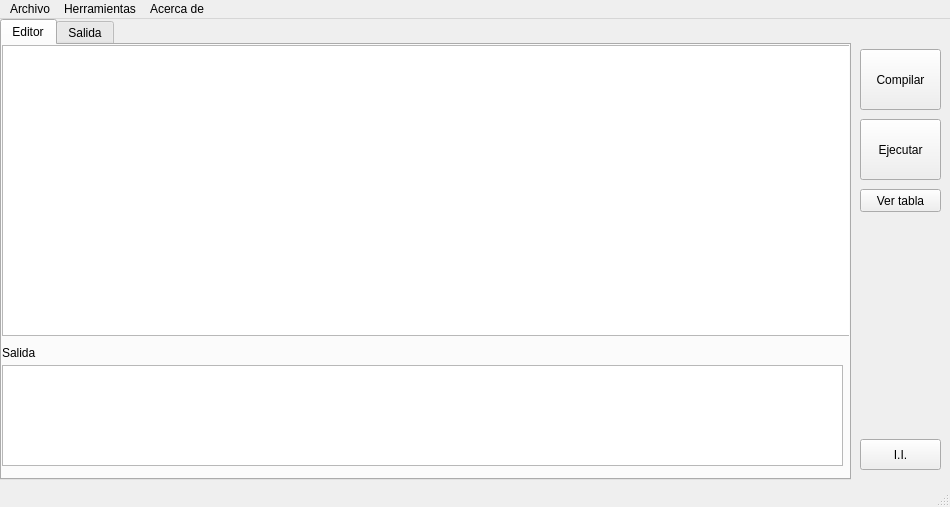
<?xml version="1.0" encoding="UTF-8"?>
<ui version="4.0">
 <class>MainWindow</class>
 <widget class="QMainWindow" name="MainWindow">
  <property name="geometry">
   <rect>
    <x>0</x>
    <y>0</y>
    <width>950</width>
    <height>507</height>
   </rect>
  </property>
  <property name="windowTitle">
   <string>Proyecto 2 ::: Rodrigo Pineda Arévalo ::: 201020540</string>
  </property>
  <widget class="QWidget" name="centralWidget">
   <widget class="QTabWidget" name="tabWidget">
    <property name="geometry">
     <rect>
      <x>0</x>
      <y>0</y>
      <width>851</width>
      <height>461</height>
     </rect>
    </property>
    <property name="currentIndex">
     <number>0</number>
    </property>
    <widget class="QWidget" name="tab">
     <attribute name="title">
      <string>Editor</string>
     </attribute>
     <widget class="QTextEdit" name="sourceArea">
      <property name="geometry">
       <rect>
        <x>0</x>
        <y>0</y>
        <width>851</width>
        <height>291</height>
       </rect>
      </property>
     </widget>
     <widget class="QTextEdit" name="erroresText">
      <property name="geometry">
       <rect>
        <x>0</x>
        <y>320</y>
        <width>841</width>
        <height>101</height>
       </rect>
      </property>
      <property name="palette">
       <palette>
        <active>
         <colorrole role="Light">
          <brush brushstyle="SolidPattern">
           <color alpha="255">
            <red>0</red>
            <green>0</green>
            <blue>0</blue>
           </color>
          </brush>
         </colorrole>
         <colorrole role="Text">
          <brush brushstyle="SolidPattern">
           <color alpha="255">
            <red>255</red>
            <green>0</green>
            <blue>0</blue>
           </color>
          </brush>
         </colorrole>
         <colorrole role="BrightText">
          <brush brushstyle="SolidPattern">
           <color alpha="254">
            <red>0</red>
            <green>23</green>
            <blue>75</blue>
           </color>
          </brush>
         </colorrole>
         <colorrole role="Base">
          <brush brushstyle="SolidPattern">
           <color alpha="255">
            <red>255</red>
            <green>255</green>
            <blue>255</blue>
           </color>
          </brush>
         </colorrole>
        </active>
        <inactive>
         <colorrole role="Light">
          <brush brushstyle="SolidPattern">
           <color alpha="255">
            <red>0</red>
            <green>0</green>
            <blue>0</blue>
           </color>
          </brush>
         </colorrole>
         <colorrole role="Text">
          <brush brushstyle="SolidPattern">
           <color alpha="255">
            <red>255</red>
            <green>0</green>
            <blue>0</blue>
           </color>
          </brush>
         </colorrole>
         <colorrole role="BrightText">
          <brush brushstyle="SolidPattern">
           <color alpha="254">
            <red>0</red>
            <green>23</green>
            <blue>75</blue>
           </color>
          </brush>
         </colorrole>
         <colorrole role="Base">
          <brush brushstyle="SolidPattern">
           <color alpha="255">
            <red>255</red>
            <green>255</green>
            <blue>255</blue>
           </color>
          </brush>
         </colorrole>
        </inactive>
        <disabled>
         <colorrole role="Light">
          <brush brushstyle="SolidPattern">
           <color alpha="255">
            <red>0</red>
            <green>0</green>
            <blue>0</blue>
           </color>
          </brush>
         </colorrole>
         <colorrole role="Text">
          <brush brushstyle="SolidPattern">
           <color alpha="255">
            <red>133</red>
            <green>133</green>
            <blue>133</blue>
           </color>
          </brush>
         </colorrole>
         <colorrole role="BrightText">
          <brush brushstyle="SolidPattern">
           <color alpha="254">
            <red>0</red>
            <green>23</green>
            <blue>75</blue>
           </color>
          </brush>
         </colorrole>
         <colorrole role="Base">
          <brush brushstyle="SolidPattern">
           <color alpha="255">
            <red>252</red>
            <green>252</green>
            <blue>252</blue>
           </color>
          </brush>
         </colorrole>
        </disabled>
       </palette>
      </property>
     </widget>
     <widget class="QLabel" name="label">
      <property name="geometry">
       <rect>
        <x>0</x>
        <y>300</y>
        <width>57</width>
        <height>15</height>
       </rect>
      </property>
      <property name="text">
       <string>Salida</string>
      </property>
     </widget>
    </widget>
    <widget class="QWidget" name="tab_2">
     <attribute name="title">
      <string>Salida</string>
     </attribute>
     <widget class="QTextEdit" name="tresText">
      <property name="geometry">
       <rect>
        <x>0</x>
        <y>20</y>
        <width>421</width>
        <height>411</height>
       </rect>
      </property>
     </widget>
     <widget class="QTextEdit" name="nasmText">
      <property name="geometry">
       <rect>
        <x>430</x>
        <y>20</y>
        <width>421</width>
        <height>411</height>
       </rect>
      </property>
     </widget>
     <widget class="QLabel" name="label_2">
      <property name="geometry">
       <rect>
        <x>0</x>
        <y>0</y>
        <width>141</width>
        <height>17</height>
       </rect>
      </property>
      <property name="text">
       <string>Codigo de 3 Direcciones</string>
      </property>
     </widget>
     <widget class="QLabel" name="label_3">
      <property name="geometry">
       <rect>
        <x>430</x>
        <y>0</y>
        <width>141</width>
        <height>17</height>
       </rect>
      </property>
      <property name="text">
       <string>Codigo NASM</string>
      </property>
     </widget>
    </widget>
   </widget>
   <widget class="QPushButton" name="compilarBtn">
    <property name="geometry">
     <rect>
      <x>860</x>
      <y>30</y>
      <width>81</width>
      <height>61</height>
     </rect>
    </property>
    <property name="text">
     <string>Compilar</string>
    </property>
   </widget>
   <widget class="QPushButton" name="ejecutar_btn">
    <property name="geometry">
     <rect>
      <x>860</x>
      <y>100</y>
      <width>81</width>
      <height>61</height>
     </rect>
    </property>
    <property name="text">
     <string>Ejecutar</string>
    </property>
   </widget>
   <widget class="QPushButton" name="compilarBtn_2">
    <property name="geometry">
     <rect>
      <x>860</x>
      <y>170</y>
      <width>81</width>
      <height>23</height>
     </rect>
    </property>
    <property name="text">
     <string>Ver tabla</string>
    </property>
   </widget>
   <widget class="QPushButton" name="compilarBtn_3">
    <property name="geometry">
     <rect>
      <x>860</x>
      <y>420</y>
      <width>81</width>
      <height>31</height>
     </rect>
    </property>
    <property name="text">
     <string>I.I.</string>
    </property>
   </widget>
  </widget>
  <widget class="QMenuBar" name="menuBar">
   <property name="geometry">
    <rect>
     <x>0</x>
     <y>0</y>
     <width>950</width>
     <height>27</height>
    </rect>
   </property>
   <widget class="QMenu" name="menuArchivo">
    <property name="title">
     <string>Archivo</string>
    </property>
   </widget>
   <widget class="QMenu" name="menuHerramientas">
    <property name="title">
     <string>Herramientas</string>
    </property>
   </widget>
   <widget class="QMenu" name="menuAcerca_de">
    <property name="title">
     <string>Acerca de</string>
    </property>
   </widget>
   <addaction name="menuArchivo"/>
   <addaction name="menuHerramientas"/>
   <addaction name="menuAcerca_de"/>
  </widget>
  <widget class="QStatusBar" name="statusBar"/>
 </widget>
 <layoutdefault spacing="6" margin="11"/>
 <resources/>
 <connections/>
</ui>
